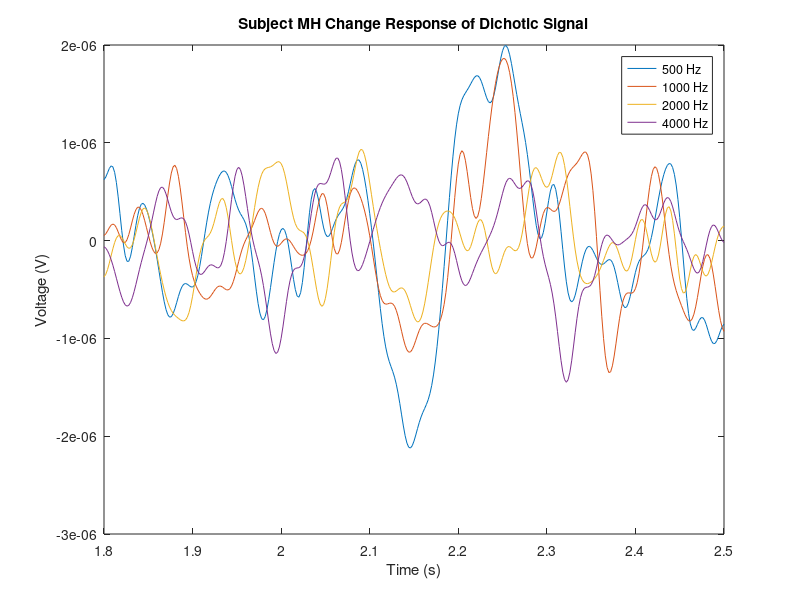

MATLAB code for this plot:
% MH_dichotic.m 
% This file plots the single subject average for the
% four conditions in an overlay plot.

clear
clc

%Load in the relevant matlab data
load('MH_dichotic_lpf.mat')

% Plot the 4 lowpassed averages at our strong electrode, FCz
figure(1)
plot(MH_500_S_lpf.Time, [MH_500_S_lpf.F(19,:);MH_1000_S_lpf.F(19,:);MH_2000_S_lpf.F(19,:);MH_4000_S_lpf.F(19,:)]);
legend('500 Hz', '1000 Hz', '2000 Hz', '4000 Hz');

title('Subject MH Change Response of Dichotic Signal');
xlabel('Time (s)');
ylabel('Voltage (V)');